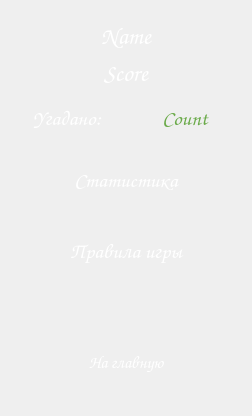
      <widget class="QWidget" name="pageMenuGame">
       <layout class="QHBoxLayout" name="horizontalLayout_19">
        <item>
         <layout class="QVBoxLayout" name="verticalLayout_15">
          <item>
           <spacer name="verticalSpacer_34">
            <property name="orientation">
             <enum>Qt::Vertical</enum>
            </property>
            <property name="sizeType">
             <enum>QSizePolicy::Fixed</enum>
            </property>
            <property name="sizeHint" stdset="0">
             <size>
              <width>20</width>
              <height>10</height>
             </size>
            </property>
           </spacer>
          </item>
          <item>
           <widget class="QLabel" name="name">
            <property name="font">
             <font>
              <family>Comic Sans MS</family>
             </font>
            </property>
            <property name="text">
             <string>&lt;html&gt;&lt;head/&gt;&lt;body&gt;&lt;p align=&quot;center&quot;&gt;&lt;span style=&quot; font-size:18pt; color:#ffffff;&quot;&gt;Name&lt;/span&gt;&lt;/p&gt;&lt;/body&gt;&lt;/html&gt;</string>
            </property>
           </widget>
          </item>
          <item>
           <widget class="QLabel" name="score">
            <property name="font">
             <font>
              <family>Comic Sans MS</family>
             </font>
            </property>
            <property name="text">
             <string>&lt;html&gt;&lt;head/&gt;&lt;body&gt;&lt;p align=&quot;center&quot;&gt;&lt;span style=&quot; font-size:18pt; color:#ffffff;&quot;&gt;Score&lt;/span&gt;&lt;/p&gt;&lt;/body&gt;&lt;/html&gt;</string>
            </property>
           </widget>
          </item>
          <item>
           <spacer name="verticalSpacer_2">
            <property name="orientation">
             <enum>Qt::Vertical</enum>
            </property>
            <property name="sizeType">
             <enum>QSizePolicy::Fixed</enum>
            </property>
            <property name="sizeHint" stdset="0">
             <size>
              <width>20</width>
              <height>10</height>
             </size>
            </property>
           </spacer>
          </item>
          <item>
           <layout class="QGridLayout" name="gridLayout_5">
            <item row="0" column="0">
             <widget class="QLabel" name="score_3">
              <property name="font">
               <font>
                <family>Comic Sans MS</family>
                <pointsize>16</pointsize>
               </font>
              </property>
              <property name="styleSheet">
               <string notr="true">color: rgb(255, 255, 255);</string>
              </property>
              <property name="text">
               <string>&lt;html&gt;&lt;head/&gt;&lt;body&gt;&lt;p align=&quot;center&quot;&gt;Угадано:&lt;/p&gt;&lt;/body&gt;&lt;/html&gt;</string>
              </property>
              <property name="alignment">
               <set>Qt::AlignRight|Qt::AlignTrailing|Qt::AlignVCenter</set>
              </property>
             </widget>
            </item>
            <item row="0" column="1">
             <widget class="QLabel" name="countRightAnswers">
              <property name="font">
               <font>
                <family>Comic Sans MS</family>
                <pointsize>16</pointsize>
               </font>
              </property>
              <property name="styleSheet">
               <string notr="true">color: rgb(106, 170, 73);</string>
              </property>
              <property name="text">
               <string>Count</string>
              </property>
              <property name="alignment">
               <set>Qt::AlignCenter</set>
              </property>
             </widget>
            </item>
           </layout>
          </item>
          <item>
           <spacer name="verticalSpacer_16">
            <property name="orientation">
             <enum>Qt::Vertical</enum>
            </property>
            <property name="sizeType">
             <enum>QSizePolicy::Fixed</enum>
            </property>
            <property name="sizeHint" stdset="0">
             <size>
              <width>20</width>
              <height>10</height>
             </size>
            </property>
           </spacer>
          </item>
          <item>
           <widget class="QPushButton" name="statButton">
            <property name="sizePolicy">
             <sizepolicy hsizetype="Minimum" vsizetype="Fixed">
              <horstretch>0</horstretch>
              <verstretch>0</verstretch>
             </sizepolicy>
            </property>
            <property name="minimumSize">
             <size>
              <width>230</width>
              <height>65</height>
             </size>
            </property>
            <property name="maximumSize">
             <size>
              <width>230</width>
              <height>16777215</height>
             </size>
            </property>
            <property name="font">
             <font>
              <family>Comic Sans MS</family>
              <pointsize>16</pointsize>
              <weight>50</weight>
              <italic>false</italic>
              <bold>false</bold>
             </font>
            </property>
            <property name="styleSheet">
             <string notr="true">background-color: rgb(255, 255, 255);
color: rgb(255, 255, 255);
background-image: url(:/images/res/button.png);</string>
            </property>
            <property name="text">
             <string>Статистика</string>
            </property>
            <property name="flat">
             <bool>true</bool>
            </property>
           </widget>
          </item>
          <item>
           <widget class="QPushButton" name="rulesButton">
            <property name="sizePolicy">
             <sizepolicy hsizetype="Minimum" vsizetype="Fixed">
              <horstretch>0</horstretch>
              <verstretch>0</verstretch>
             </sizepolicy>
            </property>
            <property name="minimumSize">
             <size>
              <width>230</width>
              <height>65</height>
             </size>
            </property>
            <property name="maximumSize">
             <size>
              <width>230</width>
              <height>16777215</height>
             </size>
            </property>
            <property name="font">
             <font>
              <family>Comic Sans MS</family>
              <pointsize>16</pointsize>
              <weight>50</weight>
              <italic>false</italic>
              <bold>false</bold>
             </font>
            </property>
            <property name="styleSheet">
             <string notr="true">background-color: rgb(255, 255, 255);
color: rgb(255, 255, 255);
background-image: url(:/images/res/button.png);</string>
            </property>
            <property name="text">
             <string>Правила игры</string>
            </property>
            <property name="flat">
             <bool>true</bool>
            </property>
           </widget>
          </item>
          <item>
           <spacer name="verticalSpacer_35">
            <property name="orientation">
             <enum>Qt::Vertical</enum>
            </property>
            <property name="sizeHint" stdset="0">
             <size>
              <width>20</width>
              <height>40</height>
             </size>
            </property>
           </spacer>
          </item>
          <item>
           <widget class="QPushButton" name="mainpageButton">
            <property name="sizePolicy">
             <sizepolicy hsizetype="Minimum" vsizetype="Fixed">
              <horstretch>0</horstretch>
              <verstretch>0</verstretch>
             </sizepolicy>
            </property>
            <property name="minimumSize">
             <size>
              <width>230</width>
              <height>65</height>
             </size>
            </property>
            <property name="maximumSize">
             <size>
              <width>230</width>
              <height>16777215</height>
             </size>
            </property>
            <property name="font">
             <font>
              <family>Comic Sans MS</family>
              <pointsize>13</pointsize>
              <weight>50</weight>
              <italic>false</italic>
              <bold>false</bold>
             </font>
            </property>
            <property name="styleSheet">
             <string notr="true">background-color: rgb(255, 255, 255);
color: rgb(255, 255, 255);
background-image: url(:/images/res/button.png);</string>
            </property>
            <property name="text">
             <string>На главную</string>
            </property>
            <property name="flat">
             <bool>true</bool>
            </property>
           </widget>
          </item>
          <item>
           <spacer name="verticalSpacer_36">
            <property name="orientation">
             <enum>Qt::Vertical</enum>
            </property>
            <property name="sizeType">
             <enum>QSizePolicy::Fixed</enum>
            </property>
            <property name="sizeHint" stdset="0">
             <size>
              <width>20</width>
              <height>10</height>
             </size>
            </property>
           </spacer>
          </item>
         </layout>
        </item>
       </layout>
      </widget>
